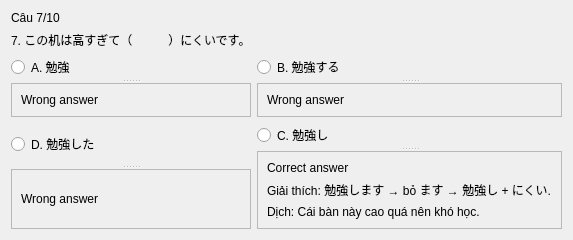
               <widget class="QWidget" name="page_13">
                <layout class="QGridLayout" name="gridLayout_5">
                 <item row="0" column="0">
                  <widget class="QLabel" name="label_96">
                   <property name="text">
                    <string>Câu 7/10</string>
                   </property>
                  </widget>
                 </item>
                 <item row="1" column="0">
                  <widget class="QLabel" name="label_97">
                   <property name="text">
                    <string>7. この机は高すぎて（　　　）にくいです。</string>
                   </property>
                  </widget>
                 </item>
                 <item row="2" column="0">
                  <widget class="QSplitter" name="splitter_9">
                   <property name="orientation">
                    <enum>Qt::Vertical</enum>
                   </property>
                   <widget class="QRadioButton" name="radioButton_49">
                    <property name="text">
                     <string>A. 勉強</string>
                    </property>
                   </widget>
                   <widget class="QFrame" name="frame_5">
                    <property name="frameShape">
                     <enum>QFrame::StyledPanel</enum>
                    </property>
                    <property name="frameShadow">
                     <enum>QFrame::Raised</enum>
                    </property>
                    <layout class="QVBoxLayout" name="verticalLayout_8">
                     <item>
                      <widget class="QLabel" name="label_11">
                       <property name="text">
                        <string>Wrong answer</string>
                       </property>
                      </widget>
                     </item>
                    </layout>
                   </widget>
                  </widget>
                 </item>
                 <item row="2" column="1">
                  <widget class="QSplitter" name="splitter_10">
                   <property name="orientation">
                    <enum>Qt::Vertical</enum>
                   </property>
                   <widget class="QRadioButton" name="radioButton_50">
                    <property name="text">
                     <string>B. 勉強する</string>
                    </property>
                   </widget>
                   <widget class="QFrame" name="frame_6">
                    <property name="frameShape">
                     <enum>QFrame::StyledPanel</enum>
                    </property>
                    <property name="frameShadow">
                     <enum>QFrame::Raised</enum>
                    </property>
                    <layout class="QVBoxLayout" name="verticalLayout_7">
                     <item>
                      <widget class="QLabel" name="label_10">
                       <property name="text">
                        <string>Wrong answer</string>
                       </property>
                      </widget>
                     </item>
                    </layout>
                   </widget>
                  </widget>
                 </item>
                 <item row="3" column="0">
                  <widget class="QSplitter" name="splitter_11">
                   <property name="orientation">
                    <enum>Qt::Vertical</enum>
                   </property>
                   <widget class="QRadioButton" name="radioButton_52">
                    <property name="text">
                     <string>D. 勉強した</string>
                    </property>
                   </widget>
                   <widget class="QFrame" name="frame_8">
                    <property name="frameShape">
                     <enum>QFrame::StyledPanel</enum>
                    </property>
                    <property name="frameShadow">
                     <enum>QFrame::Raised</enum>
                    </property>
                    <layout class="QVBoxLayout" name="verticalLayout_6">
                     <item>
                      <widget class="QLabel" name="label_12">
                       <property name="text">
                        <string>Wrong answer</string>
                       </property>
                      </widget>
                     </item>
                    </layout>
                   </widget>
                  </widget>
                 </item>
                 <item row="3" column="1">
                  <widget class="QSplitter" name="splitter_12">
                   <property name="orientation">
                    <enum>Qt::Vertical</enum>
                   </property>
                   <widget class="QRadioButton" name="radioButton_51">
                    <property name="text">
                     <string>C. 勉強し</string>
                    </property>
                   </widget>
                   <widget class="QFrame" name="frame_7">
                    <property name="frameShape">
                     <enum>QFrame::StyledPanel</enum>
                    </property>
                    <property name="frameShadow">
                     <enum>QFrame::Raised</enum>
                    </property>
                    <layout class="QVBoxLayout" name="verticalLayout_9">
                     <item>
                      <widget class="QLabel" name="label_9">
                       <property name="text">
                        <string>Correct answer</string>
                       </property>
                      </widget>
                     </item>
                     <item>
                      <widget class="QLabel" name="label_8">
                       <property name="text">
                        <string>Giải thích: 勉強します → bỏ ます → 勉強し + にくい.</string>
                       </property>
                      </widget>
                     </item>
                     <item>
                      <widget class="QLabel" name="label_7">
                       <property name="text">
                        <string>Dịch: Cái bàn này cao quá nên khó học.</string>
                       </property>
                      </widget>
                     </item>
                    </layout>
                   </widget>
                  </widget>
                 </item>
                </layout>
               </widget>
